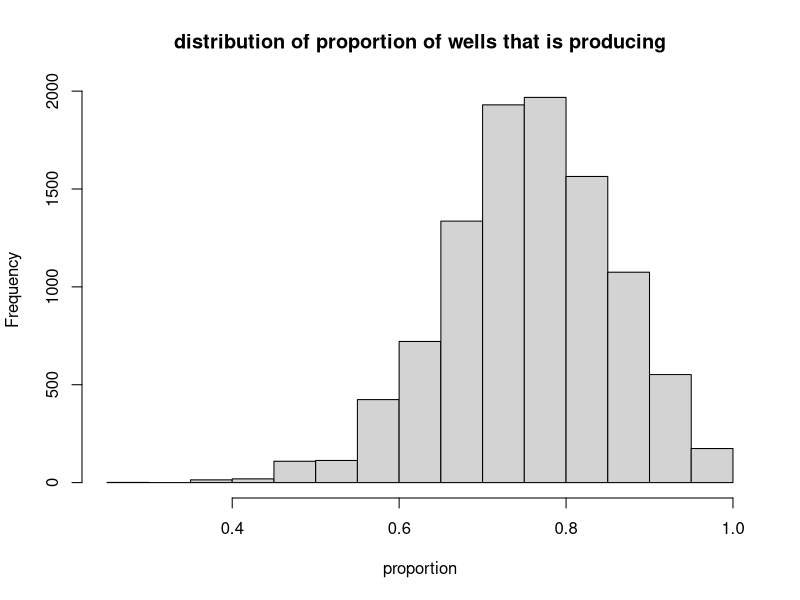
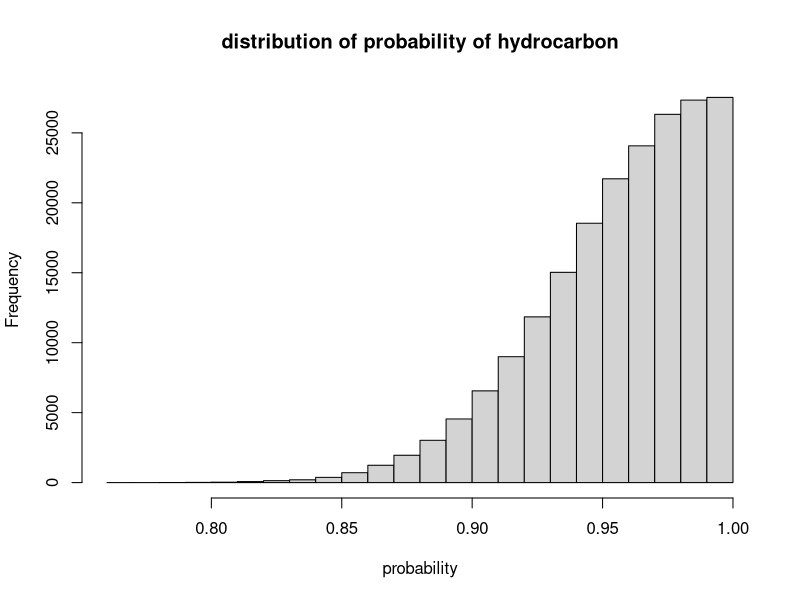
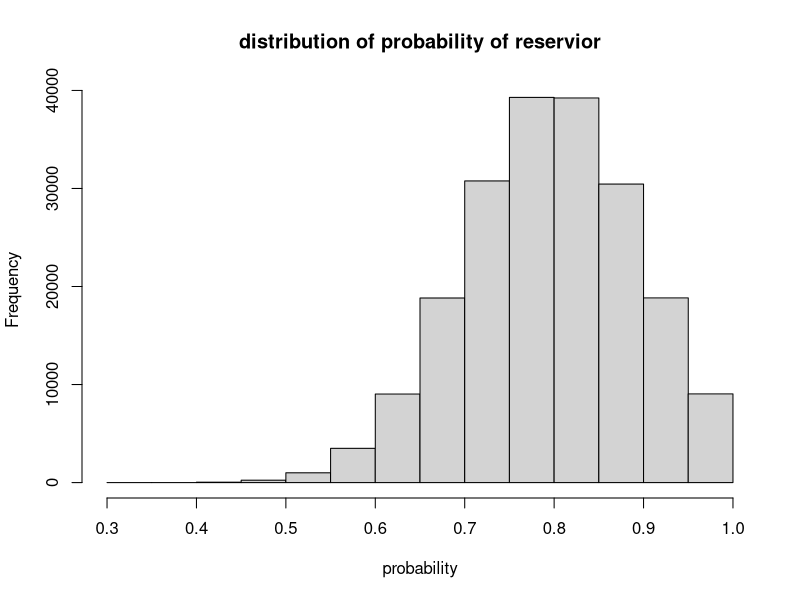

Write R code to recreate these figures, in order.
##################
#   Sim & Risk   #
#      HW3       #
#  Orange Team 6 #
##################


#We will assume only two of these can actually change. Figure 1 shows the probability distributions for
#each factor’s Monte Carlo assumption.
#Dry-Hole Risk
#Factor
#Mean Standard Dev. Min. Max.
#Hydrocarbons 99% 5% 0% 100%
#Structure 100% 0% 100% 100%
#Reservoir 80% 10% 0% 100%
#Seal 100% 0% 100% 100%
# The total number of planned wells is assumed a Uniform
#distribution between 10 and 30.


#𝑃𝑃𝑊 = 𝑃𝐻 × 𝑃𝑅 × 𝑃𝑆𝑒𝑎𝑙 ×𝑃𝑆𝑡𝑟𝑢𝑐𝑡𝑢𝑟𝑒

# #simulate the total count of wells with uniform distribution 
# count<-runif(n=1, min=10, max=30)
# 
# #simulate the probability of hydrocarbons (PH) with truncated normal distribution 
# #rtruncnorm(n, a=-Inf, b=Inf, mean = 0, sd = 1)
# ph<-rtruncnorm(1,a=0, b=1,mean=0.99,sd=0.05)
# 
# 
# #simulate the probability of Reservoir (PR) with trunncated normal distribution 
# pr<-rtruncnorm(1,a=0, b=1,mean=0.8, sd=0.1)
# 
# 
# #calculate the producing probability for each well
# pw<-ph*pr*pseal*pstructure
# 
# #simulate the dry or wet well with Bernolli distribution with inputing producing probability
# #rbinom(n, size, prob); size=number of trails--->what does this mean?
# results<-rbinom(1, 1, pw)


#-----------------------------------------------------------------------------------------
# #since the structure and seal don't have any risk, does that mean Pseal=1 Pstructure=1?
pseal<-1
pstructure<-1

#----------------------------------------------------------------------------------------
#load the library 
library(truncnorm)
#-----------------------------------------------------------------------------------------
# Set null vector
pw <- c()
#producing probability of wells

ph <-c()
#probability of hydrocarbon

pr <-c()
#probability of reservior 


results = rep(0,10000)
#whether the well is dry or wet 

count <- rep(0,10000)
#the count of wells 

phvalues<-c()

k<-0

#----------------------------------combine all of those into one loop to simulate 10000 times-------------------------

for(i in 1:10000){
  #uniform distribution to simulate the count of wells 
  count[i]<-sample(10:30,1)
      #nested loop to simulate the producing probability of each well and with bernoli 
      #to determine if that well is dry or wet
      for (j in 1:count[i]){ 
        k<-k+1
        ph[k]<-rtruncnorm(1,a=0, b=1,mean=0.99,sd=0.05)
        
        pr[k]<-rtruncnorm(1,a=0, b=1,mean=0.8,sd=0.1)
        pw[k]<-ph[k]*pr[k]*pseal*pstructure
        results[i]<-rbinom(1, 1, pw[k])/count[i] + results[i]
      }
}

hist(results,main='distribution of proportion of wells that is producing', xlab='proportion')
hist(ph,main='distribution of probability of hydrocarbon', xlab='probability')
hist(pr,main='distribution of probability of reservior', xlab='probability')


VaR.results = quantile(results, 0.05)
CVaR = mean(results[results<=0.591])
